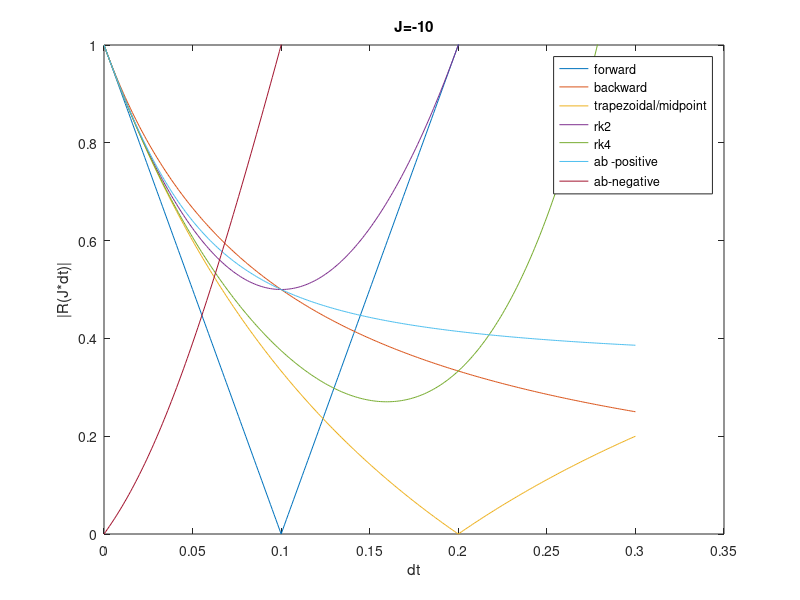

MATLAB code for this plot: (Note: this script raises an error after producing the figure.)
close all;clc;clear;
R_forward= @(z) 1+z;
R_backward= @(z) (1-z).^-1 ;
R_trapezoidal= @(z) (1+z./2)./(1-z./2);
R_rk2= @(z) 1+z+(z.^2)/2;
R_rk4= @(z) 1+z+(z.^2)/2 + (z.^3)/6+ (z.^4)/24;
abp=@(x) ((1+3.*x/2)+sqrt((1+3.*x/2).^2-2.*x))/2;
abn=@(x) ((1+3.*x/2)-sqrt((1+3.*x/2).^2-2.*x))/2;

J=-10;
dt=0:0.001:0.3;
z=J*dt;
f=abs(R_forward(z));
b=abs(R_backward(z));
tr=abs(R_trapezoidal(z));
r2=abs(R_rk2(z));
r4=abs(R_rk4(z));
ap=abs(abp(z));
an=abs(abn(z));
figure
plot(dt, [f; b; tr; r2; r4;ap;an])
legend('forward', 'backward', 'trapezoidal/midpoint', 'rk2', 'rk4', 'ab -positive','ab-negative')
title('J=-10');
xlabel('dt');
ylabel('|R(J*dt)|');
ylim([0 1])

u0=1;
t_min=0;
t_max=1.5;

F=@(u,t) -10*u;
f=@(u,t) exp(J*t);
t_exact=0:0.01:1.5;
solution=f(1,t_exact);


figure
dt=0.27854;%exact=0.27853;
u1=RK4(t_min,t_max,u0,F,dt);
t=linspace(0,1.5,length(u1));
plot(t_exact, solution, t, u1);
title('RK4, barely unstable (dt=0.27854) ');
legend('exact', 'approx')




figure
dt=0.2500; %exact=0.27853;
u1=RK4(t_min,t_max,u0,F,dt);
t=linspace(0,1.5,length(u1));
plot(t_exact, solution, t, u1);
title('RK4, barely unstable (dt=0.2500) ');
legend('exact', 'approx')

figure
% Save legend entry
LegendStrings{1}='exact'; 
dt=0.01:0.06:0.30;
dt(end)=.28;
plot(t_exact, solution);
for i=1:length(dt)
    LegendStrings{i+1}= ['dt = ',num2str(dt(i))];
    u1=abs(RK4(t_min,t_max,u0,F,dt(i)));
    t=linspace(0,1.5,length(u1));
    plot(t_exact, solution, t, u1);
    hold on;
    plot(t,u1)
end
ylabel('|u(t)|');
xlabel('t');
title('RK4 for unstable, stable timesteps');
legend(LegendStrings);
